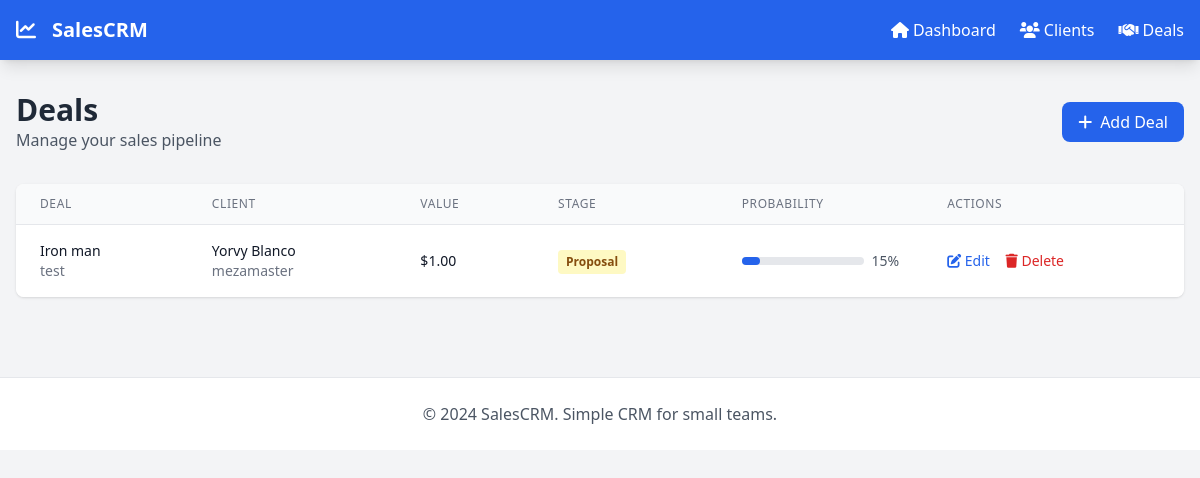
Page /deals on the committed database.
### models.py (models this page shows)
class Deal(db.Model):
    id = db.Column(db.Integer, primary_key=True)
    title = db.Column(db.String(200), nullable=False)
    description = db.Column(db.Text)
    value = db.Column(db.Float)
    stage = db.Column(db.String(50), default='prospect')  # prospect, qualified, proposal, negotiation, closed_won, closed_lost
    probability = db.Column(db.Integer, default=0)  # 0-100%
    expected_close = db.Column(db.Date)
    created_at = db.Column(db.DateTime, default=datetime.utcnow)
    updated_at = db.Column(db.DateTime, default=datetime.utcnow, onupdate=datetime.utcnow)
    client_id = db.Column(db.Integer, db.ForeignKey('client.id'), nullable=False)

class Client(db.Model):
    id = db.Column(db.Integer, primary_key=True)
    name = db.Column(db.String(100), nullable=False)
    email = db.Column(db.String(100), nullable=False)
    phone = db.Column(db.String(20))
    company = db.Column(db.String(100))
    status = db.Column(db.String(20), default='active')  # active, inactive
    created_at = db.Column(db.DateTime, default=datetime.utcnow)
    deals = db.relationship('Deal', backref='client', lazy=True)

### app.py (the view)
@app.route('/deals')
def deals():
    deals_list = Deal.query.order_by(Deal.updated_at.desc()).all()
    return render_template('deals.html', deals=deals_list)

### templates/deals.html (shortened to what this page needs)
{% extends "base.html" %}
{% block content %}
<div class="flex justify-between items-center mb-8">
    <div>
        <h1 class="text-3xl font-bold text-gray-800">Deals</h1>
        <p class="text-gray-600">Manage your sales pipeline</p>
    </div>
    <a href="{{ url_for('new_deal') }}" class="bg-blue-600 text-white px-4 py-2 rounded-lg hover:bg-blue-700 transition duration-200">
        <i class="fas fa-plus mr-2"></i>Add Deal
    </a>
</div>
<div class="bg-white rounded-lg shadow overflow-hidden">
    <div class="overflow-x-auto">
        <table class="min-w-full divide-y divide-gray-200">
            <thead class="bg-gray-50">
                <tr>
                    <th class="px-6 py-3 text-left text-xs font-medium text-gray-500 uppercase tracking-wider">Deal</th>
                    <th class="px-6 py-3 text-left text-xs font-medium text-gray-500 uppercase tracking-wider">Client</th>
                    <th class="px-6 py-3 text-left text-xs font-medium text-gray-500 uppercase tracking-wider">Value</th>
                    <th class="px-6 py-3 text-left text-xs font-medium text-gray-500 uppercase tracking-wider">Stage</th>
                    <th class="px-6 py-3 text-left text-xs font-medium text-gray-500 uppercase tracking-wider">Probability</th>
                    <th class="px-6 py-3 text-left text-xs font-medium text-gray-500 uppercase tracking-wider">Actions</th>
                </tr>
            </thead>
            <tbody class="bg-white divide-y divide-gray-200">
                {% for deal in deals %}
                <tr class="hover:bg-gray-50">
                    <td class="px-6 py-4">
                        <div class="text-sm font-medium text-gray-900">{{ deal.title }}</div>
                        <div class="text-sm text-gray-500">{{ deal.description[:50] }}{% if deal.description|length > 50 %}...{% endif %}</div>
                    </td>
                    <td class="px-6 py-4 whitespace-nowrap">
                        <div class="text-sm text-gray-900">{{ deal.client.name }}</div>
                        <div class="text-sm text-gray-500">{{ deal.client.company or '' }}</div>
                    </td>
                    <td class="px-6 py-4 whitespace-nowrap text-sm font-medium text-gray-900">
                        ${{ "%.2f"|format(deal.value) }}
                    </td>
                    <td class="px-6 py-4 whitespace-nowrap">
                        <span class="inline-flex px-2 py-1 text-xs font-semibold rounded
                                    {% if deal.stage == 'closed_won' %}bg-green-100 text-green-800
                                    {% elif deal.stage == 'closed_lost' %}bg-red-100 text-red-800
                                    {% elif deal.stage == 'negotiation' %}bg-orange-100 text-orange-800
                                    {% elif deal.stage == 'proposal' %}bg-yellow-100 text-yellow-800
                                    {% else %}bg-blue-100 text-blue-800{% endif %}">
                            {{ deal.stage|replace('_', ' ')|title }}
                        </span>
                    </td>
                    <td class="px-6 py-4 whitespace-nowrap">
                        <div class="flex items-center">
                            <div class="w-full bg-gray-200 rounded-full h-2">
                                <div class="bg-blue-600 h-2 rounded-full" style="width: {{ deal.probability }}%"></div>
                            </div>
                            <span class="ml-2 text-sm text-gray-600">{{ deal.probability }}%</span>
                        </div>
                    </td>
                    <td class="px-6 py-4 whitespace-nowrap text-sm font-medium">
                        <a href="{{ url_for('edit_deal', deal_id=deal.id) }}" class="text-blue-600 hover:text-blue-900 mr-3">
                            <i class="fas fa-edit"></i> Edit
                        </a>
                        <a href="{{ url_for('delete_deal', deal_id=deal.id) }}" class="text-red-600 hover:text-red-900"
                           onclick="return confirm('Are you sure you want to delete this deal?')">
                            <i class="fas fa-trash"></i> Delete
                        </a>
                    </td>
                </tr>
                {% else %}
                <tr>
                    <td colspan="6" class="px-6 py-4 text-center text-gray-500">
                        No deals found. <a href="{{ url_for('new_deal') }}" class="text-blue-600 hover:text-blue-800">Create your first deal!</a>
                    </td>
                </tr>
                {% endfor %}
            </tbody>
        </table>
    </div>
</div>
{% endblock %}

### rows in the picture
Deal: title "Iron man", description "test", client.name "Yorvy Blanco", client "mezamaster", value "1.00", stage "Proposal", probability "15"
